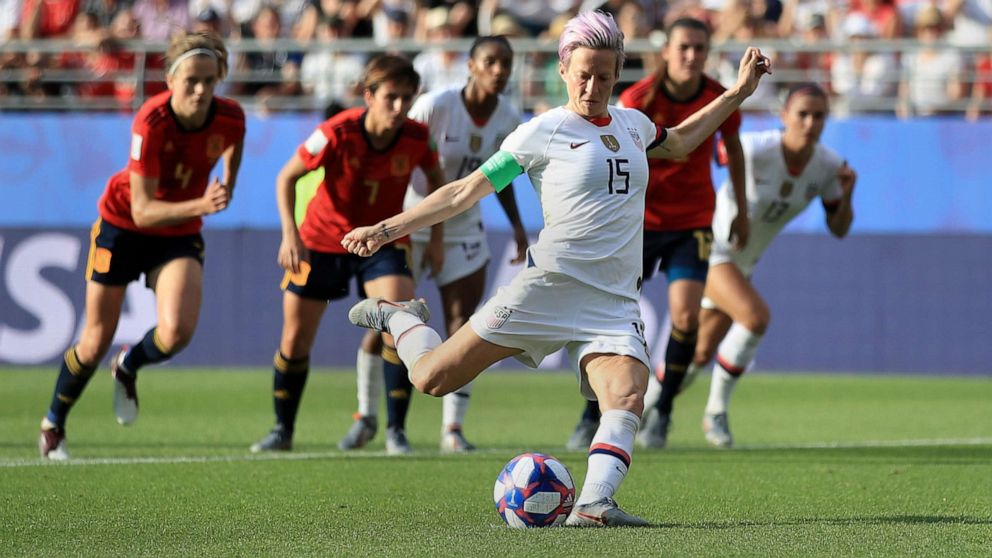
#> input picture vision/media/test2.jpg, 992 x 558 px
$ python -i detector.py   (imports and definitions only)
#> lines starting #> are read from the running program, lines starting #| are printed output that depends on the picture; after the words box and inside, x2 and y2 are one past the last pixel; in counts of white or black regions, pixels touching at a corner belong together
#> further down, picture is the input picture: shape (558, 992, 3); mean B, G, R 110.3, 120.7, 119.6
"""Ball detectors. Each takes a BGR frame and returns the best Detection or None.

  color  Classical HSV threshold + contour circularity (design doc 2.4 fallback).
         Fast (a few ms at 640x480) and needs no model; tune `hsv_ranges` to the ball.
  yolo   Ultralytics YOLO, class "sports ball" by default. Needs `pip install ultralytics`
         and a model file; imported only when selected.

Add another detector by implementing `detect(frame) -> Detection | None`.
"""
from dataclasses import dataclass
import math

import cv2
import numpy as np


@dataclass
class Detection:
    cx: float      # ball centre, pixels
    cy: float
    w: float       # bounding box size, pixels
    h: float
    score: float   # 0..1


class ColorBallDetector:
    def __init__(self, hsv_ranges=(((20, 80, 80), (40, 255, 255)),), min_area=60, min_circularity=0.6, blur=5):
        """hsv_ranges: OpenCV HSV (H 0-179). Default: yellow/green ball. Several ranges are OR-ed
        (e.g. red wraps around H=0, so use two ranges)."""
        self.ranges = [(np.array(lo, np.uint8), np.array(hi, np.uint8)) for lo, hi in hsv_ranges]
        self.min_area = min_area
        self.min_circularity = min_circularity
        self.blur = blur
        self.kernel = cv2.getStructuringElement(cv2.MORPH_ELLIPSE, (5, 5))

    def mask(self, frame):
        if self.blur:
            frame = cv2.GaussianBlur(frame, (self.blur, self.blur), 0)
        hsv = cv2.cvtColor(frame, cv2.COLOR_BGR2HSV)
#> hsv: shape (558, 992, 3); mean H, S, V 61.2, 96.3, 143.8
        m = None
        for lo, hi in self.ranges:
            part = cv2.inRange(hsv, lo, hi)
            m = part if m is None else cv2.bitwise_or(m, part)
#> this loop made 1 pass
#> pass 1, in mask, `part = cv2.inRange(hsv, lo, hi)`:
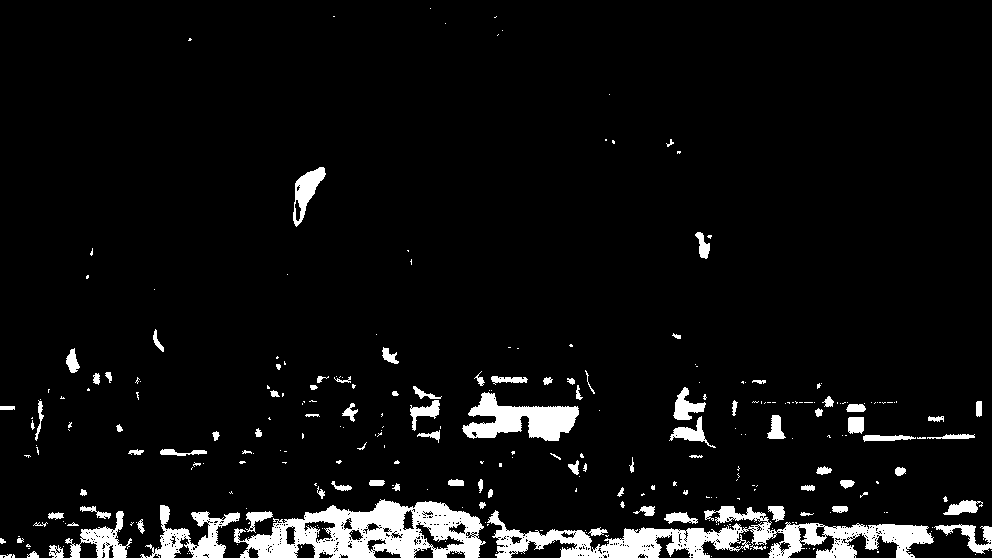
#> part: shape (558, 992); 6.1% white; 301 white regions (208 under 20 px), largest, box (x1, y1, x2, y2) and area: (487, 506, 934, 558) 9047, (234, 499, 486, 558) 8224, (462, 392, 579, 441) 3044
        m = cv2.morphologyEx(m, cv2.MORPH_OPEN, self.kernel)
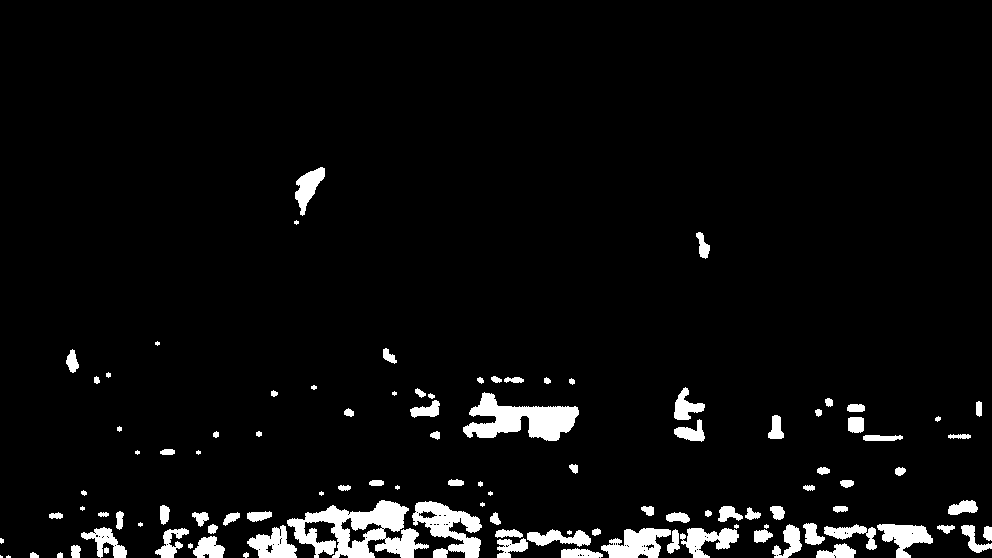
#> m: shape (558, 992); 4.8% white; 107 white regions (17 under 20 px), largest, box (x1, y1, x2, y2) and area: (287, 500, 429, 558) 4138, (463, 392, 579, 441) 2993, (412, 501, 482, 558) 2003
        return cv2.morphologyEx(m, cv2.MORPH_CLOSE, self.kernel)
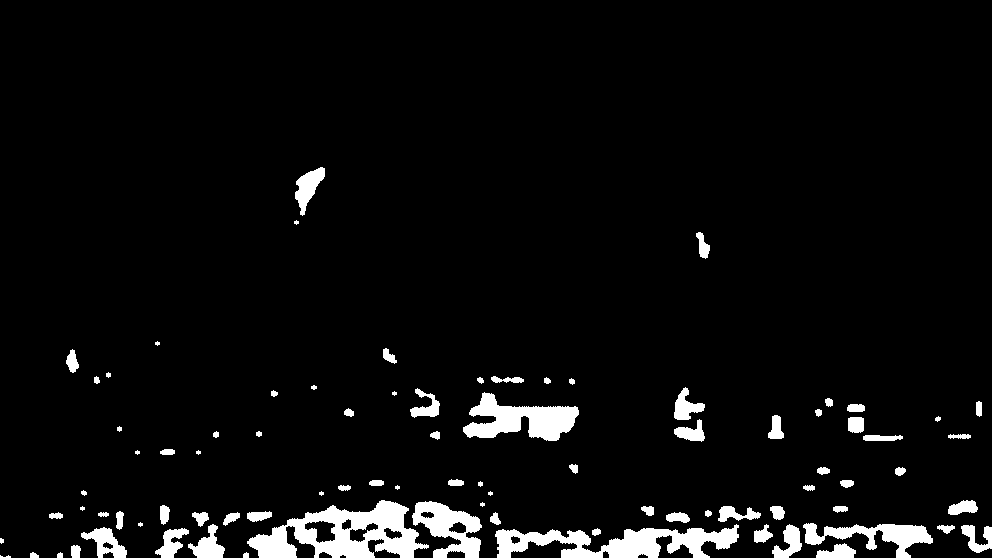
#> returned value: shape (558, 992); 5% white; 86 white regions (12 under 20 px)

    def detect(self, frame):
        contours, _ = cv2.findContours(self.mask(frame), cv2.RETR_EXTERNAL, cv2.CHAIN_APPROX_SIMPLE)
#> contours = 86 contours, 20 with area under 20; largest, box (x1, y1, x2, y2) and area: (247, 500, 429, 558) 5898, (495, 524, 739, 558) 4036, (463, 392, 579, 441) 2844, (412, 501, 482, 558) 2134, (803, 523, 933, 558) 1728
        best = None
        for c in contours:
            area = cv2.contourArea(c)
            if area < self.min_area:
                continue
            perimeter = cv2.arcLength(c, True)
            circularity = 4 * math.pi * area / (perimeter * perimeter) if perimeter else 0
            if circularity < self.min_circularity:
                continue
            (x, y), r = cv2.minEnclosingCircle(c)
            fill = area / (math.pi * r * r) if r else 0
            score = min(1.0, circularity) * min(1.0, fill)
            # Prefer the largest round blob; score breaks near-ties.
            key = area * score
            if best is None or key > best[0]:
                m = cv2.moments(c)
                cx, cy = (m['m10'] / m['m00'], m['m01'] / m['m00']) if m['m00'] else (x, y)
                best = (key, Detection(cx, cy, 2 * r, 2 * r, score))
#> this loop made 86 passes
#> (area, perimeter, circularity, x, y, r, fill, score) on passes 5, 29, 61: (93.5, 39.9, 0.738, 75, 551.5, 6.8, 0.643, 0.475), (134.5, 48.38, 0.722, 776.5, 512, 8.2, 0.637, 0.46), (212, 58.14, 0.788, 855.5, 424, 9.6, 0.731, 0.576)
#> (area, perimeter, circularity) on passes 6, 9, 10, 11, 12, 13: (334.5, 104.5, 0.385), (452.5, 140.5, 0.288), (666, 152.2, 0.361), (388, 151.7, 0.212), (76, 47.46, 0.424), (478.5, 129.5, 0.359)
#> after the loop, cx = 855.5; cy = 424.3; m = moments, m00 212, centre m10/m00, m01/m00 = (855.5, 424.3)
        return best[1] if best else None


class YoloDetector:
    def __init__(self, model='yolo11n.pt', classes=('sports ball',), conf=0.35, imgsz=640, device=None):
        try:
            from ultralytics import YOLO
        except ImportError as exc:
            raise RuntimeError('YOLO detector needs: py -3 -m pip install ultralytics') from exc
        self.model = YOLO(model)
        names = self.model.names
        self.class_ids = [i for i, n in names.items() if n in classes]
        if not self.class_ids:
            raise RuntimeError(f'model has none of the classes {classes}')
        self.conf, self.imgsz, self.device = conf, imgsz, device

    def detect(self, frame):
        result = self.model.predict(frame, conf=self.conf, imgsz=self.imgsz, classes=self.class_ids,
                                    device=self.device, verbose=False)[0]
        if not len(result.boxes):
            return None
        i = int(result.boxes.conf.argmax())
        x1, y1, x2, y2 = (float(v) for v in result.boxes.xyxy[i])
        return Detection((x1 + x2) / 2, (y1 + y2) / 2, x2 - x1, y2 - y1, float(result.boxes.conf[i]))


def make_detector(cfg):
    kind = cfg.get('type', 'color')
    if kind == 'color':
        ranges = cfg.get('hsv_ranges', [[[20, 80, 80], [40, 255, 255]]])
        return ColorBallDetector([tuple(map(tuple, r)) for r in ranges], cfg.get('min_area', 60),
                                 cfg.get('min_circularity', 0.6))
    if kind == 'yolo':
        return YoloDetector(cfg.get('model', 'yolo11n.pt'), tuple(cfg.get('classes', ['sports ball'])),
                            cfg.get('conf', 0.35), cfg.get('imgsz', 640), cfg.get('device'))
    raise ValueError(f'unknown detector type {kind!r}')

>>> import cv2
>>> picture = cv2.imread('../../vision/media/test2.jpg')
>>> result = ColorBallDetector().detect(picture)
